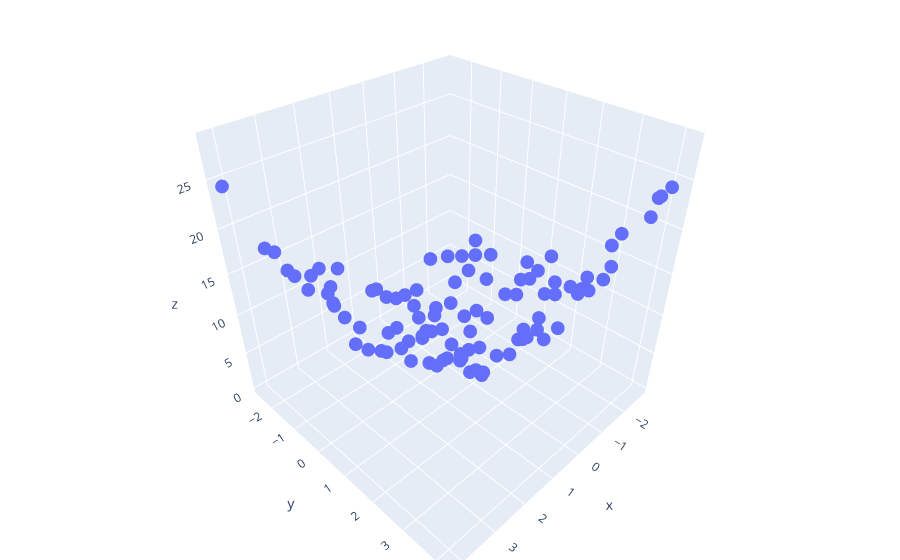

Write notebook code for a chart like this one.
### Code cell
import numpy as np
import plotly.express as px

xx = 7 * np.random.rand(100, 1) - 2.8
yy = 7 * np.random.rand(100, 1) - 2.8

# FIX: Changed commas to plus signs and corrected variable names to xx and yy
zz = xx**2 + yy**2 + 0.2*xx + 0.2*yy + 0.1*xx*yy + 2 + np.random.randn(100, 1)

fig = px.scatter_3d(x=xx.ravel(), y=yy.ravel(), z=zz.ravel())
fig.update_layout(margin=dict(l=0, r=0, b=0, t=0))
fig.show()
